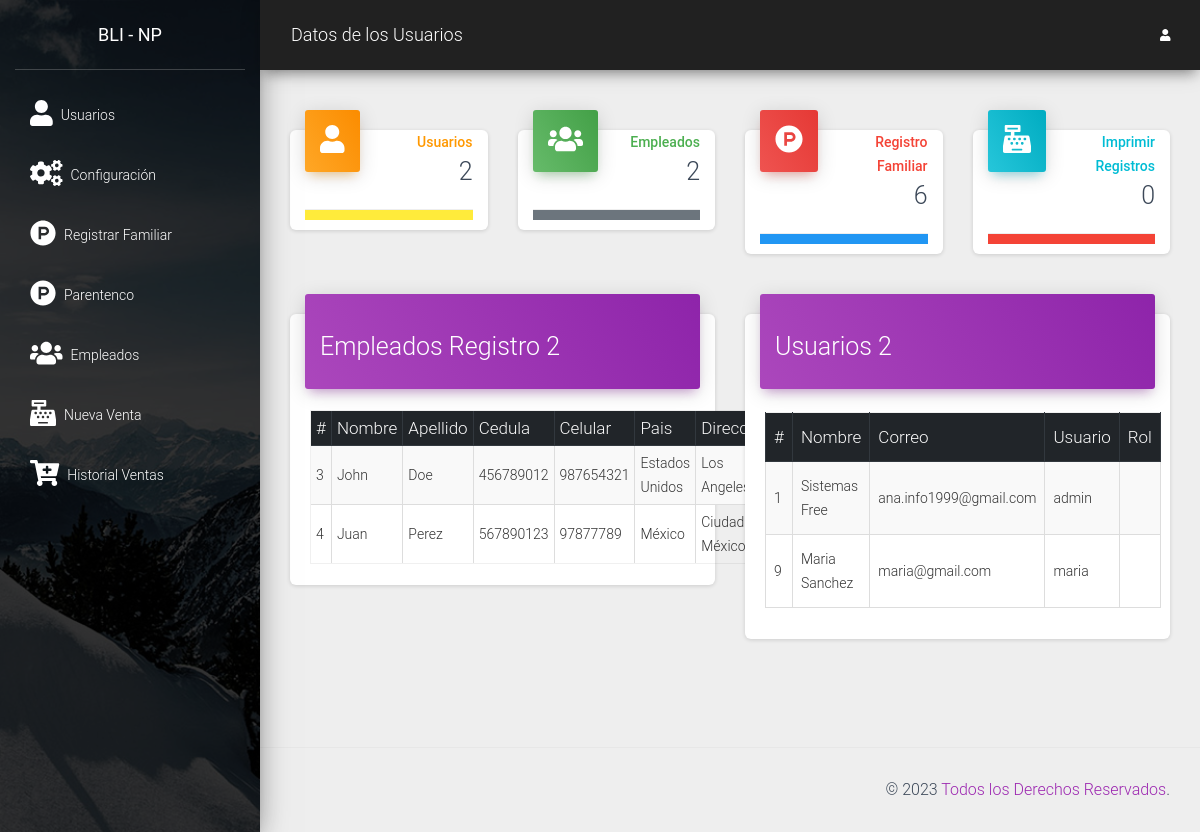
The app's page /src/ (signed in), older data.
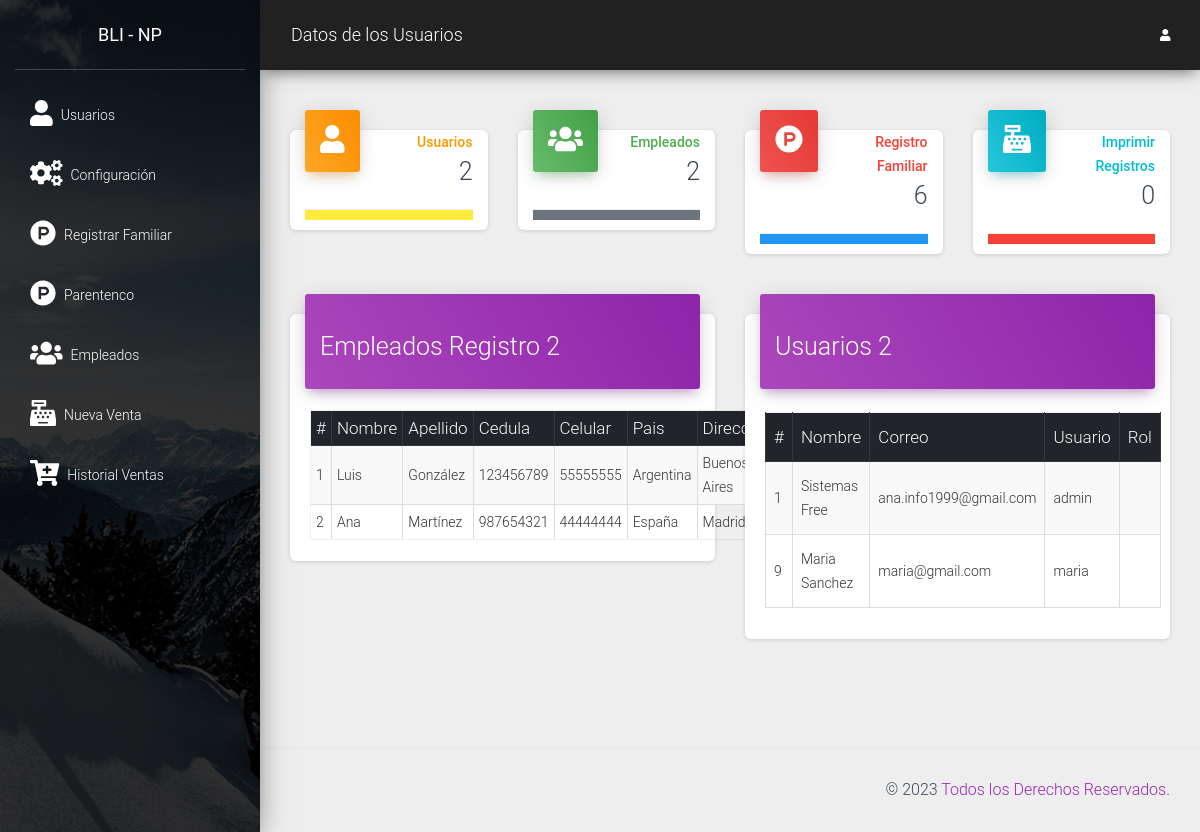
The same page, newer data.
### tables this page shows
CREATE TABLE `cliente` (
  `idcliente` int NOT NULL AUTO_INCREMENT,
  `nombre` varchar(100) NOT NULL,
  `apellido` varchar(100) NOT NULL,
  `cedula` varchar(20) NOT NULL,
  `celular` varchar(15) NOT NULL,
  `pais` varchar(100) NOT NULL,
  `direccion` varchar(200) NOT NULL,
  `foto` varchar(100) DEFAULT NULL,
  `grupo_sangre` varchar(10) DEFAULT NULL,
  PRIMARY KEY (`idcliente`)
);

CREATE TABLE IF NOT EXISTS `usuario` (
  `idusuario` int NOT NULL AUTO_INCREMENT,
  `nombre` varchar(100) NOT NULL,
  `correo` varchar(100) NOT NULL,
  `usuario` varchar(20) NOT NULL,
  `clave` varchar(50) NOT NULL,
  PRIMARY KEY (`idusuario`)
);

### src/index.php (the view, shortened to what this page needs)
<?php
require "../conexion.php";
$usuarios = mysqli_query($conexion, "SELECT * FROM usuario");
$total['usuarios'] = mysqli_num_rows($usuarios);
$clientes = mysqli_query($conexion, "SELECT * FROM cliente");
$total['clientes'] = mysqli_num_rows($clientes);
$productos = mysqli_query($conexion, "SELECT * FROM producto");
$total['productos'] = mysqli_num_rows($productos);
$ventas = mysqli_query($conexion, "SELECT * FROM ventas WHERE fecha > CURDATE()");
$total['ventas'] = mysqli_num_rows($ventas);
include_once "includes/header.php";
?>
<div class="row">
    <div class="col-lg-3 col-md-6 col-sm-6">
        <div class="card card-stats">
            <div class="card-header card-header-warning card-header-icon">
                <div class="card-icon">
                    <i class="fas fa-user fa-2x"></i>
                </div>
                <a href="usuarios.php" class="card-category text-warning font-weight-bold">
                    Usuarios
                </a>
                <h3 class="card-title"><?php echo $total['usuarios']; ?></h3>
            </div>
            <div class="card-footer bg-warning text-white">
            </div>
        </div>
    </div>
    <div class="col-lg-3 col-md-6 col-sm-6">
        <div class="card card-stats">
            <div class="card-header card-header-success card-header-icon">
                <div class="card-icon">
                    <i class="fas fa-users fa-2x"></i>
                </div>
                <a href="clientes.php" class="card-category text-success font-weight-bold">
                    Empleados
                </a>
                <h3 class="card-title"><?php echo $total['clientes']; ?></h3>
            </div>
            <div class="card-footer bg-secondary text-white">
            </div>
        </div>
    </div>
    <div class="col-lg-3 col-md-6 col-sm-6">
        <div class="card card-stats">
            <div class="card-header card-header-danger card-header-icon">
                <div class="card-icon">
                    <i class="fab fa-product-hunt fa-2x"></i>
                </div>
                <a href="productos.php" class="card-category text-danger font-weight-bold">
                    Registro Familiar
                </a>
                <h3 class="card-title"><?php echo $total['productos']; ?></h3>
            </div>
            <div class="card-footer bg-primary">
            </div>
        </div>
    </div>
    <div class="col-lg-3 col-md-6 col-sm-6">
        <div class="card card-stats">
            <div class="card-header card-header-info card-header-icon">
                <div class="card-icon">
                    <i class="fas fa-cash-register fa-2x"></i>
                </div>
                <a href="ventas.php" class="card-category text-info font-weight-bold">
                    Imprimir Registros
                </a>
                <h3 class="card-title"><?php echo $total['ventas']; ?></h3>
            </div>
            <div class="card-footer bg-danger text-white">
            </div>
        </div>
    </div>
    <div class="col-lg-6">
        <div class="card">
            <div class="card-header card-header-primary">
                <h3 class="title-2 m-b-40">Empleados Registro <?php echo $total['clientes']; ?></h3>
            </div>
            <div class="card-body">
                <table class="table table-striped table-bordered" id="tbl">
                    <thead class="thead-dark">
                        <tr>
                            <th>#</th>
                            <th>Nombre</th>
                            <th>Apellido</th>
                            <th>Cedula</th>
                            <th>Celular</th>
                            <th>Pais</th>
                            <th>Dirección</th>
                            <th>Imagen</th>
                            <th>R+H</th>
                        </tr>
                    </thead>
                    <tbody>
                        <?php
                        include "../conexion.php";
                        $query = mysqli_query($conexion, "SELECT * FROM cliente");
                        $result = mysqli_num_rows($query);
                        if ($result > 0) {
                            while ($data = mysqli_fetch_assoc($query)) { ?>
                                <tr>
                                    <td><?php echo $data['idcliente']; ?></td>
                                    <td><?php echo $data['nombre']; ?></td>
                                    <td><?php echo $data['apellido']; ?></td>
                                    <td><?php echo $data['cedula']; ?></td>
                                    <td><?php echo $data['celular']; ?></td>
                                    <td><?php echo $data['pais']; ?></td>
                                    <td><?php echo $data['direccion']; ?></td>
                                    <td><?php echo $data['foto']; ?></td>
                                    <td><?php echo $data['grupo_sangre']; ?></td>
                                </tr>
                        <?php }
                        } ?>
                    </tbody>
                </table>
            </div>
        </div>
    </div>
    <div class="col-lg-6">
        <div class="card">
            <div class="card-header card-header-primary">
                <h3 class="title-2 m-b-40">Usuarios <?php echo $total['usuarios']; ?></h3>
            </div>
            <div class="card-body">
                 <table class="table table-hover table-striped table-bordered mt-2" id="tbl">
        <thead class="thead-dark">
            <tr>
                <th>#</th>
                <th>Nombre</th>
                <th>Correo</th>
                <th>Usuario</th>
                <th>Rol</th>
            </tr>
        </thead>
        <tbody>
            <?php
            $query = mysqli_query($conexion, "SELECT * FROM usuario");
            $result = mysqli_num_rows($query);
            if ($result > 0) {
                while ($data = mysqli_fetch_assoc($query)) { ?>
                    <tr>
                        <td><?php echo $data['idusuario']; ?></td>
                        <td><?php echo $data['nombre']; ?></td>
                        <td><?php echo $data['correo']; ?></td>
                        <td><?php echo $data['usuario']; ?></td>
                        <td>
                        </td>
                    </tr>
            <?php }
            } ?>
        </tbody>
    </table>
            </div>
        </div>
    </div>
</div>
<?php include_once "includes/footer.php"; ?>

### src/includes/header.php (shortened to what this page needs)
<!DOCTYPE html>
<html lang="en">
<head>
    <link href="../assets/css/material-dashboard.css" rel="stylesheet" />
    <link href="../assets/css/dataTables.bootstrap4.min.css" rel="stylesheet" />
    <link rel="stylesheet" href="../assets/js/jquery-ui/jquery-ui.min.css">
</head>
<body>
    <div class="wrapper ">
        <div class="sidebar" data-color="purple" data-background-color="black" data-image="../assets/img/sidebar-1.jpg">
            <div class="logo"><a href="./" class="simple-text logo-normal">
                    BLI - NP
                </a></div>
            <div class="sidebar-wrapper">
                <ul class="nav">
                    <li class="nav-item">
                        <a class="nav-link d-flex" href="usuarios.php">
                            <i class="fas fa-user mr-2 fa-2x"></i>
                            <p> Usuarios</p>
                        </a>
                    </li>
                    <li class="nav-item">
                        <a class="nav-link d-flex" href="config.php">
                            <i class="fas fa-cogs mr-2 fa-2x"></i>
                            <p> Configuración</p>
                        </a>
                    </li>
                    <li class="nav-item">
                        <a class="nav-link d-flex" href="productos.php">
                            <i class="fab fa-product-hunt mr-2 fa-2x"></i>
                            <p>Registrar Familiar</p>
                        </a>
                    </li>
                    <li class="nav-item">
                        <a class="nav-link d-flex" href="parentesco.php">
                            <i class="fab fa-product-hunt mr-2 fa-2x"></i>
                            <p>Parentenco</p>
                        </a>
                    </li>
                    <li class="nav-item">
                        <a class="nav-link d-flex" href="clientes.php">
                            <i class=" fas fa-users mr-2 fa-2x"></i>
                            <p> Empleados</p>
                        </a>
                    </li>
                    <li class="nav-item">
                        <a class="nav-link d-flex" href="ventas.php">
                            <i class="fas fa-cash-register mr-2 fa-2x"></i>
                            <p> Nueva Venta</p>
                        </a>
                    </li>
                    <li class="nav-item">
                        <a class="nav-link d-flex" href="lista_ventas.php">
                            <i class="fas fa-cart-plus mr-2 fa-2x"></i>
                            <p> Historial Ventas</p>
                        </a>
                    </li>
                </ul>
            </div>
        </div>
        <div class="main-panel">
            <nav class="navbar navbar-expand-lg navbar-absolute fixed-top bg-dark">
                <div class="container-fluid">
                    <div class="navbar-wrapper">
                        <a class="navbar-brand" href="javascript:;">Datos de los Usuarios</a>
                    </div>
                    <div class="collapse navbar-collapse justify-content-end">
                        <ul class="navbar-nav">
                            <li class="nav-item dropdown">
                                <a class="nav-link" href="javascript:;" id="navbarDropdownProfile" data-toggle="dropdown" aria-haspopup="true" aria-expanded="false">
                                    <i class="fas fa-user"></i>
                                </a>
                            </li>
                        </ul>
                    </div>
                </div>
            </nav>
            <div class="content">
                <div class="container-fluid">

### src/includes/footer.php (shortened to what this page needs)
</div>
</div>
<footer class="footer">
    <div class="container-fluid">
        <div class="copyright float-right">
            &copy;
            <a href="#" target="_blank">Todos los Derechos Reservados</a>.
        </div>
    </div>
</footer>
</div>
</div>
</body>
</html>

Row changes from the older to the newer data that the page shows:
removed cliente: idcliente "3", nombre "John", apellido "Doe", cedula "456789012", celular "987654321", pais "Estados Unidos", direccion "Los Angeles"
removed cliente: idcliente "4", nombre "Juan", apellido "Perez", cedula "567890123", celular "97877789", pais "México", direccion "Ciudad de México"
added cliente: idcliente "1", nombre "Luis", apellido "González", cedula "123456789", celular "55555555", pais "Argentina", direccion "Buenos Aires"
added cliente: idcliente "2", nombre "Ana", apellido "Martínez", cedula "987654321", celular "44444444", pais "España", direccion "Madrid"
